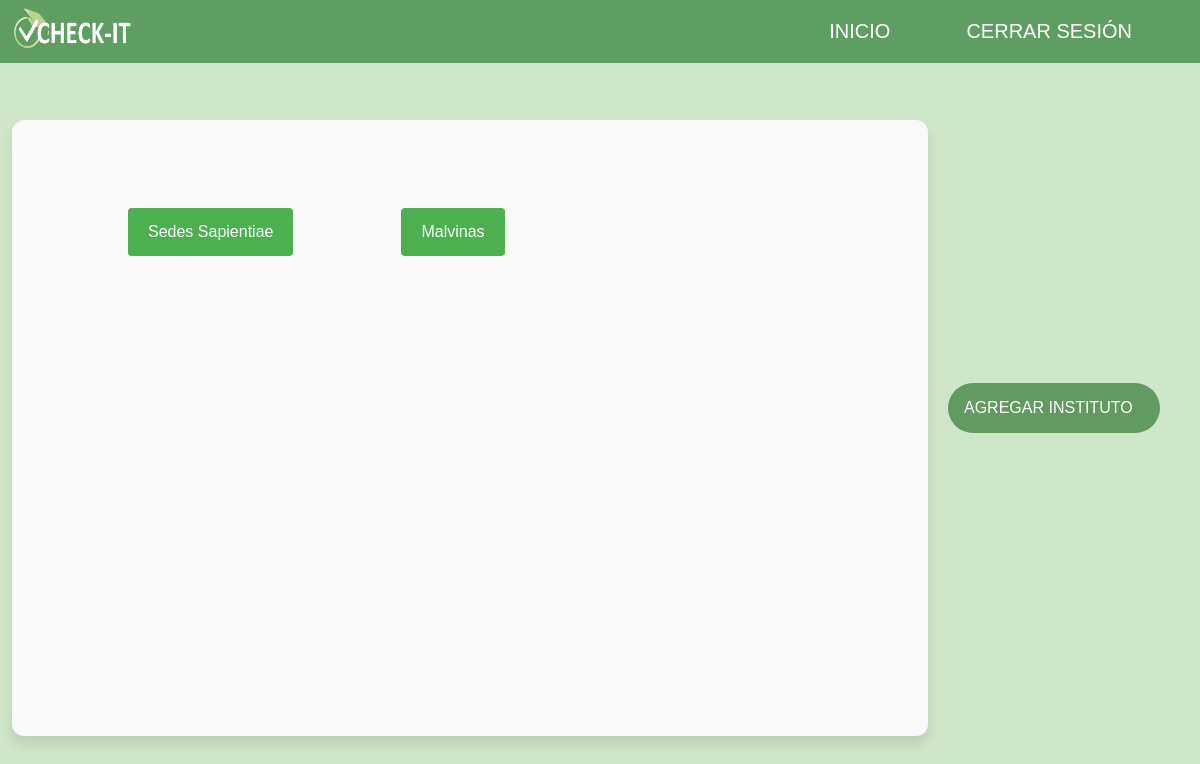
Page /Paginas/Bandeja_institutos/index_institutos.php on the earlier database version.
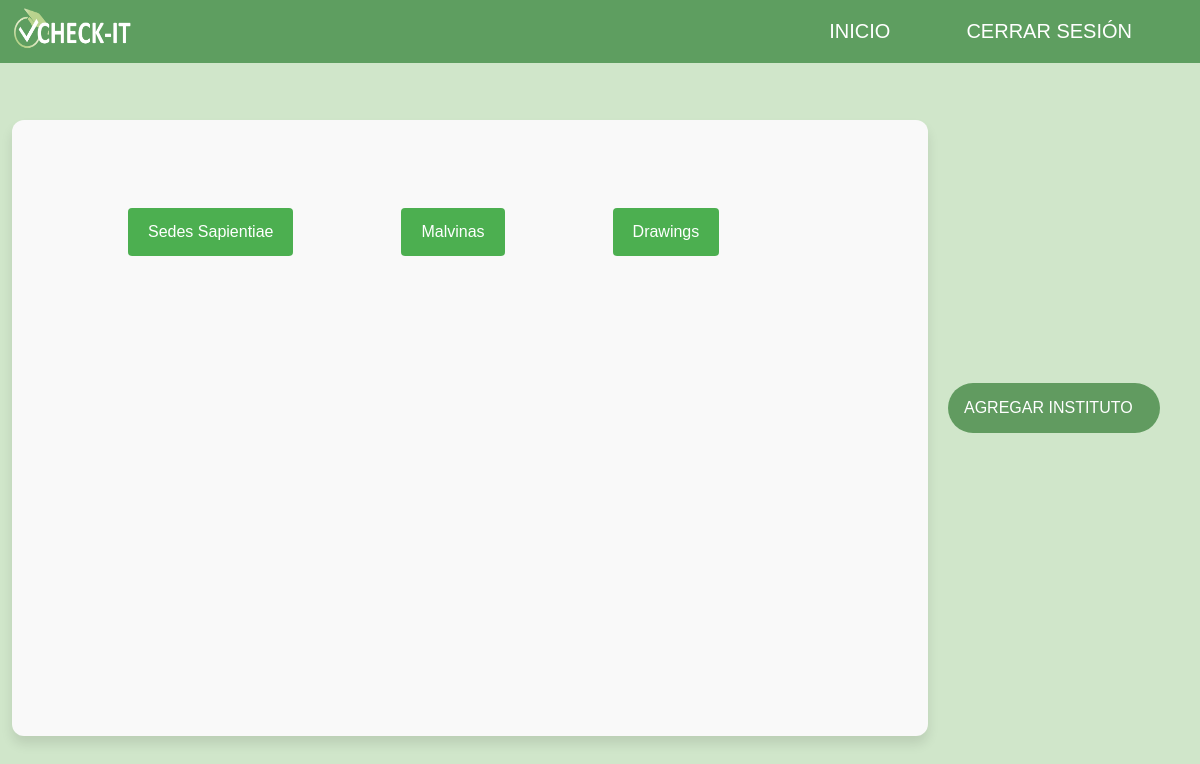
Same page on the later database version.
### tables this page shows
CREATE TABLE IF NOT EXISTS `instituto` (
  `CUE` varchar(100) NOT NULL,
  `direccion` varchar(150) DEFAULT NULL,
  `descripcion` varchar(255) DEFAULT NULL,
  `nivel` enum('Primario','Secundario','Secundario Tecnico','Terciario Tecnico Superior','Universitario') NOT NULL,
  `nombre` varchar(200) NOT NULL,
  PRIMARY KEY (`CUE`)
);

### Clases/Instituto.php (called while the page is built, shortened)
<?php
class Instituto{
    public static function buscarInstitutos($conn){
        $busqueda_instituto=
        "SELECT instituto.nombre, instituto.CUE
        FROM instituto";
        $stmt=$conn->query($busqueda_instituto);
        $stmt->execute();
         return $stmt->fetchAll(PDO::FETCH_ASSOC);
    }
}

### Paginas/Bandeja_institutos/index_institutos.php (the view, shortened to what this page needs)
<?php
    require_once '../../Clases/Instituto.php';
    $database = new Database();
    $conn = $database->connect();
    $institutos=Instituto::buscarInstitutos($conn);
?>
<!DOCTYPE html>
<html lang="en">
<head>
    <link rel="stylesheet" href="../../Resources/CSS/style_bandeja.css">
</head>
<body>
    <div class="head">
        <div class="logo">
            <a href="../../index.php"> <img class="loguito" src="/Resources/imagenes/checkit-logoletras.png" alt="Logo Checkit"> </a>
        </div>
        <nav class="navbar">
            <a href="../Bandeja_institutos/index_institutos.php">Inicio</a>
            <a href="../../index.php">Cerrar Sesión</a>
        </nav>
    </div>
   <header class="header">
        <div class="bandeja">
                <div>
                    <?php
                        echo '<form id="cue_instituto" name="cue_instituto" action="../Bandeja_materias/index_materias.php" method="POST">';
                        foreach($institutos as $fila){
                            echo '<button name="instituto" type="submit" value="'.$fila['CUE'].'">' . $fila['nombre'] . '</button>';
                        }
                        echo '</form>';
                    ?>
                </div>
        </div>
        <div class="solapas">
            <a href="add_instituto.php" > Agregar Instituto </a>
        </div>
   </header>
</body>
</html>

### Resources/CSS/style_bandeja.css (style rules this page uses)
* { margin: 0; border: 0; padding: 0; font-size: 100%; vertical-align: baseline; }
body { text-align: center; font-family: Verdana, Geneva, Tahoma, sans-serif; background: #d0e6ca; }
.head { display: flex; justify-content: space-between; align-items: center; height: 63px; background: #5e9e60; position: fixed; width: 100%; z-index: 100; }
.header { display: flex; justify-content: center; align-items: center; text-align: left; height: 100vh !important; width: 100vw !important; position: absolute; top: 50%; left: 50%; transform: translate(-50%, -50%); z-index: 1; }
.loguito { height: 6vh; width: 10vw; margin-left: 1vw; }
.navbar { background-color: #5e9e60; overflow: hidden; display: flex; margin-right: 1vw; text-transform: uppercase; }
.navbar a { float: left; display: block; color: white; text-align: center; padding: 19px 20px; margin-right: 3vw; text-decoration: none; text-transform: uppercase; font-size: 20px; }
.solapas a { font-size: 2vh; color: #ffffff; background: #4a8c4ad2; padding: 2vh; border-radius: 5vh; text-transform: uppercase; margin-top: 2vh; width: 15vw; margin-right: 5vh; text-decoration: none; }
.solapas { display: flex; flex-direction: column; align-items: flex-start; overflow: hidden; }
.bandeja { background-color: #f9f9f9; border-radius: 1vw; padding: 1vh; max-width: 80%; margin: 5vh auto; margin-top: 12vh; box-shadow: 0 1vh 1vw rgba(0, 0, 0, 0.1); width: 75%; height: 75%; margin-left: 1vw; }
button,input[type="submit"] { align-self: center; background-color: #4caf50; color: white; padding: 15px 20px; margin-left: 9vw; margin-top: 10vh; border: none; border-radius: 4px; cursor: pointer; font-size: 16px; transition: background-color 0.3s ease; }

Differences in the rows shown:
added instituto: $fila['CUE'] 23 (drawn), nombre "Drawings"
